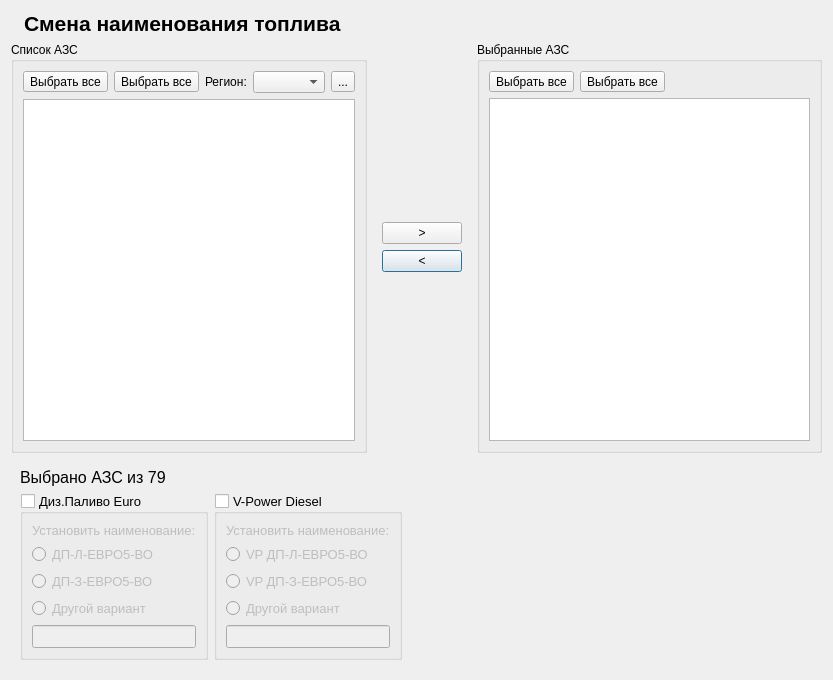
<?xml version="1.0" encoding="UTF-8"?>
<ui version="4.0">
 <class>FuelNameDialog</class>
 <widget class="QDialog" name="FuelNameDialog">
  <property name="geometry">
   <rect>
    <x>0</x>
    <y>0</y>
    <width>833</width>
    <height>680</height>
   </rect>
  </property>
  <property name="windowTitle">
   <string>Dialog</string>
  </property>
  <layout class="QGridLayout" name="gridLayout_7">
   <item row="0" column="0">
    <layout class="QHBoxLayout" name="horizontalLayout" stretch="0,1">
     <item>
      <widget class="QLabel" name="label_2">
       <property name="text">
        <string/>
       </property>
       <property name="pixmap">
        <pixmap resource="../resource.qrc">:/Icons/fuel_big.png</pixmap>
       </property>
      </widget>
     </item>
     <item>
      <widget class="QLabel" name="label">
       <property name="font">
        <font>
         <pointsize>16</pointsize>
         <weight>75</weight>
         <bold>true</bold>
        </font>
       </property>
       <property name="text">
        <string>Смена наименования топлива</string>
       </property>
       <property name="alignment">
        <set>Qt::AlignLeading|Qt::AlignLeft|Qt::AlignTop</set>
       </property>
       <property name="wordWrap">
        <bool>true</bool>
       </property>
      </widget>
     </item>
    </layout>
   </item>
   <item row="1" column="0" colspan="2">
    <layout class="QHBoxLayout" name="horizontalLayout_3" stretch="1,0,1">
     <item>
      <widget class="QGroupBox" name="groupBoxSource">
       <property name="title">
        <string>Список АЗС</string>
       </property>
       <layout class="QGridLayout" name="gridLayout_2">
        <item row="0" column="0">
         <widget class="QToolButton" name="toolButtonSelectAll">
          <property name="toolTip">
           <string>Выбрать все</string>
          </property>
          <property name="text">
           <string>Выбрать все</string>
          </property>
          <property name="icon">
           <iconset resource="../resource.qrc">
            <normaloff>:/Icons/SelectAl.png</normaloff>:/Icons/SelectAl.png</iconset>
          </property>
          <property name="iconSize">
           <size>
            <width>32</width>
            <height>32</height>
           </size>
          </property>
         </widget>
        </item>
        <item row="0" column="1">
         <widget class="QToolButton" name="toolButtonUnSelectAllSource">
          <property name="toolTip">
           <string>&lt;html&gt;&lt;head/&gt;&lt;body&gt;&lt;p&gt;Снять выделение&lt;/p&gt;&lt;/body&gt;&lt;/html&gt;</string>
          </property>
          <property name="text">
           <string>Выбрать все</string>
          </property>
          <property name="icon">
           <iconset resource="../resource.qrc">
            <normaloff>:/Icons/unselectAll.png</normaloff>:/Icons/unselectAll.png</iconset>
          </property>
          <property name="iconSize">
           <size>
            <width>32</width>
            <height>32</height>
           </size>
          </property>
         </widget>
        </item>
        <item row="0" column="2">
         <layout class="QHBoxLayout" name="horizontalLayout_2" stretch="0,1,0,0">
          <item>
           <widget class="QLabel" name="label_3">
            <property name="text">
             <string>Регион:</string>
            </property>
           </widget>
          </item>
          <item>
           <widget class="QComboBox" name="comboBoxRegions"/>
          </item>
          <item>
           <widget class="QToolButton" name="toolButtonRegions">
            <property name="text">
             <string>...</string>
            </property>
            <property name="icon">
             <iconset resource="../resource.qrc">
              <normaloff>:/Icons/SelectAl.png</normaloff>:/Icons/SelectAl.png</iconset>
            </property>
           </widget>
          </item>
          <item>
           <spacer name="horizontalSpacer">
            <property name="orientation">
             <enum>Qt::Horizontal</enum>
            </property>
            <property name="sizeHint" stdset="0">
             <size>
              <width>40</width>
              <height>20</height>
             </size>
            </property>
           </spacer>
          </item>
         </layout>
        </item>
        <item row="1" column="0" colspan="3">
         <widget class="QTableWidget" name="tableWidgetSource">
          <property name="editTriggers">
           <set>QAbstractItemView::NoEditTriggers</set>
          </property>
          <property name="alternatingRowColors">
           <bool>true</bool>
          </property>
          <property name="selectionMode">
           <enum>QAbstractItemView::SingleSelection</enum>
          </property>
          <property name="selectionBehavior">
           <enum>QAbstractItemView::SelectRows</enum>
          </property>
          <property name="sortingEnabled">
           <bool>true</bool>
          </property>
          <property name="wordWrap">
           <bool>false</bool>
          </property>
          <attribute name="verticalHeaderVisible">
           <bool>false</bool>
          </attribute>
         </widget>
        </item>
       </layout>
      </widget>
     </item>
     <item>
      <widget class="QFrame" name="frameNavigation">
       <property name="frameShape">
        <enum>QFrame::NoFrame</enum>
       </property>
       <property name="frameShadow">
        <enum>QFrame::Raised</enum>
       </property>
       <layout class="QGridLayout" name="gridLayout_3">
        <item row="2" column="0">
         <widget class="QPushButton" name="pushButtonRemove">
          <property name="text">
           <string>&lt;</string>
          </property>
         </widget>
        </item>
        <item row="0" column="0">
         <spacer name="verticalSpacer">
          <property name="orientation">
           <enum>Qt::Vertical</enum>
          </property>
          <property name="sizeHint" stdset="0">
           <size>
            <width>20</width>
            <height>248</height>
           </size>
          </property>
         </spacer>
        </item>
        <item row="1" column="0">
         <widget class="QPushButton" name="pushButtonAdd">
          <property name="text">
           <string>&gt;</string>
          </property>
         </widget>
        </item>
        <item row="3" column="0">
         <spacer name="verticalSpacer_2">
          <property name="orientation">
           <enum>Qt::Vertical</enum>
          </property>
          <property name="sizeHint" stdset="0">
           <size>
            <width>20</width>
            <height>248</height>
           </size>
          </property>
         </spacer>
        </item>
       </layout>
      </widget>
     </item>
     <item>
      <widget class="QGroupBox" name="groupBoxTarget">
       <property name="title">
        <string>Выбранные АЗС</string>
       </property>
       <property name="flat">
        <bool>true</bool>
       </property>
       <layout class="QGridLayout" name="gridLayout">
        <item row="1" column="0" colspan="3">
         <widget class="QTableWidget" name="tableWidgetTarget">
          <property name="editTriggers">
           <set>QAbstractItemView::NoEditTriggers</set>
          </property>
          <property name="alternatingRowColors">
           <bool>true</bool>
          </property>
          <property name="selectionMode">
           <enum>QAbstractItemView::SingleSelection</enum>
          </property>
          <property name="selectionBehavior">
           <enum>QAbstractItemView::SelectRows</enum>
          </property>
          <property name="sortingEnabled">
           <bool>true</bool>
          </property>
          <property name="wordWrap">
           <bool>false</bool>
          </property>
          <attribute name="verticalHeaderVisible">
           <bool>false</bool>
          </attribute>
         </widget>
        </item>
        <item row="0" column="0">
         <widget class="QToolButton" name="toolButtonSelectAllTargets">
          <property name="toolTip">
           <string>Выбрать все</string>
          </property>
          <property name="text">
           <string>Выбрать все</string>
          </property>
          <property name="icon">
           <iconset resource="../resource.qrc">
            <normaloff>:/Icons/SelectAl.png</normaloff>:/Icons/SelectAl.png</iconset>
          </property>
          <property name="iconSize">
           <size>
            <width>32</width>
            <height>32</height>
           </size>
          </property>
         </widget>
        </item>
        <item row="0" column="1">
         <widget class="QToolButton" name="toolButtonUnSelectAllTargets">
          <property name="toolTip">
           <string>&lt;html&gt;&lt;head/&gt;&lt;body&gt;&lt;p&gt;Снять выделение&lt;/p&gt;&lt;/body&gt;&lt;/html&gt;</string>
          </property>
          <property name="text">
           <string>Выбрать все</string>
          </property>
          <property name="icon">
           <iconset resource="../resource.qrc">
            <normaloff>:/Icons/unselectAll.png</normaloff>:/Icons/unselectAll.png</iconset>
          </property>
          <property name="iconSize">
           <size>
            <width>32</width>
            <height>32</height>
           </size>
          </property>
         </widget>
        </item>
       </layout>
      </widget>
     </item>
    </layout>
   </item>
   <item row="2" column="0">
    <widget class="QFrame" name="frameSetFuel">
     <layout class="QGridLayout" name="gridLayout_6" columnstretch="0,0,1" columnminimumwidth="0,0,0">
      <item row="1" column="1">
       <widget class="QGroupBox" name="groupBoxDP_2">
        <property name="font">
         <font>
          <pointsize>10</pointsize>
         </font>
        </property>
        <property name="title">
         <string>V-Power Diesel</string>
        </property>
        <property name="checkable">
         <bool>true</bool>
        </property>
        <property name="checked">
         <bool>false</bool>
        </property>
        <layout class="QGridLayout" name="gridLayout_5">
         <item row="0" column="0">
          <widget class="QLabel" name="label_5">
           <property name="text">
            <string>Установить наименование:</string>
           </property>
          </widget>
         </item>
         <item row="1" column="0">
          <widget class="QRadioButton" name="radioButton_4">
           <property name="text">
            <string>VP ДП-Л-ЕВРО5-ВО</string>
           </property>
          </widget>
         </item>
         <item row="2" column="0">
          <widget class="QRadioButton" name="radioButton_5">
           <property name="text">
            <string>VP ДП-З-ЕВРО5-ВО</string>
           </property>
          </widget>
         </item>
         <item row="3" column="0">
          <widget class="QRadioButton" name="radioButton_6">
           <property name="text">
            <string>Другой вариант</string>
           </property>
          </widget>
         </item>
         <item row="4" column="0">
          <widget class="QLineEdit" name="lineEdit_2"/>
         </item>
        </layout>
       </widget>
      </item>
      <item row="0" column="0">
       <widget class="QLabel" name="labelSelectedInfo">
        <property name="font">
         <font>
          <pointsize>12</pointsize>
         </font>
        </property>
        <property name="text">
         <string>Выбрано АЗС из 79</string>
        </property>
       </widget>
      </item>
      <item row="1" column="0">
       <widget class="QGroupBox" name="groupBoxDP">
        <property name="font">
         <font>
          <pointsize>10</pointsize>
         </font>
        </property>
        <property name="title">
         <string>Диз.Паливо Euro</string>
        </property>
        <property name="checkable">
         <bool>true</bool>
        </property>
        <property name="checked">
         <bool>false</bool>
        </property>
        <layout class="QGridLayout" name="gridLayout_4">
         <item row="0" column="0">
          <widget class="QLabel" name="label_4">
           <property name="text">
            <string>Установить наименование:</string>
           </property>
          </widget>
         </item>
         <item row="1" column="0">
          <widget class="QRadioButton" name="radioButton">
           <property name="text">
            <string>ДП-Л-ЕВРО5-ВО</string>
           </property>
          </widget>
         </item>
         <item row="2" column="0">
          <widget class="QRadioButton" name="radioButton_2">
           <property name="text">
            <string>ДП-З-ЕВРО5-ВО</string>
           </property>
          </widget>
         </item>
         <item row="3" column="0">
          <widget class="QRadioButton" name="radioButton_3">
           <property name="text">
            <string>Другой вариант</string>
           </property>
          </widget>
         </item>
         <item row="4" column="0">
          <widget class="QLineEdit" name="lineEdit"/>
         </item>
        </layout>
       </widget>
      </item>
      <item row="1" column="2">
       <spacer name="horizontalSpacer_2">
        <property name="orientation">
         <enum>Qt::Horizontal</enum>
        </property>
        <property name="sizeHint" stdset="0">
         <size>
          <width>40</width>
          <height>20</height>
         </size>
        </property>
       </spacer>
      </item>
     </layout>
    </widget>
   </item>
  </layout>
 </widget>
 <resources>
  <include location="../resource.qrc"/>
 </resources>
 <connections/>
</ui>
